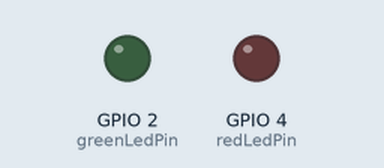
Recording of a sketch running on a simulated ESP32. Shown: output pins drawn as LEDs (lit = HIGH). WiFi joins after 1.5 s; servers stay silent unless stated; what the sketch prints to the serial monitor is not drawn.

Above: at 0.1 s.
At 2.3 s:
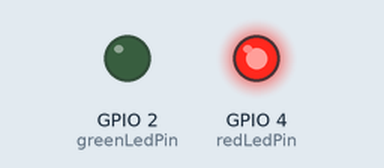
Timing chart, 0 to 3.8 s (numbered marks = the images above):
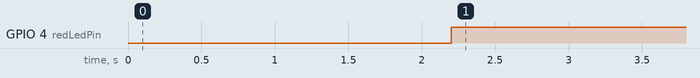

The sketch:

sketch.ino
```cpp
#include <WiFi.h>
#include <HTTPClient.h>

const char* ssid = "Wokwi-GUEST";
const char* pass = "";

const int greenLedPin = 2;
const int redLedPin = 4;

unsigned const long interval = 2000;
unsigned long previousMillis = 0;

void setup() {
  Serial.begin(115200);
  WiFi.begin(ssid, pass);

  pinMode(greenLedPin, OUTPUT);
  pinMode(redLedPin, OUTPUT);

  while (WiFi.status() != WL_CONNECTED) {
    delay(100);
    Serial.print(".");
  }
  Serial.println("WiFi Connected!");
  Serial.println(WiFi.localIP());
}

void loop() {
  if (millis() - previousMillis > interval) {
    previousMillis = millis();

    HTTPClient http;
    http.begin("https://64f2844d-d3fd-455b-a192-2ca85e7199ec-00-2oovwbfrq1lzh.sisko.replit");
    int httpResponseCode = http.GET();

    if (httpResponseCode > 0) {
      String payload = http.getString();
      Serial.println(payload); // Print the latest command

      if (payload == "No command recorded yet") {
        digitalWrite(greenLedPin, LOW);
        digitalWrite(redLedPin, HIGH);
      } else {
        digitalWrite(greenLedPin, HIGH);
        digitalWrite(redLedPin, LOW);
      }
    } else {
      Serial.print("Error: ");
      Serial.println(httpResponseCode);
      digitalWrite(greenLedPin, LOW);
      digitalWrite(redLedPin, HIGH);
    }

    http.end();
  }
}
```

Measured:
- by itself, GPIO 4 (redLedPin): LOW → HIGH at 2.2 s
